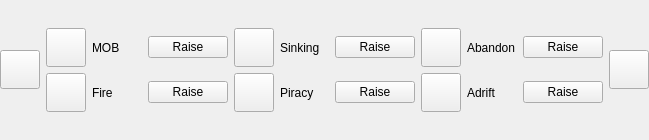
<?xml version="1.0" encoding="UTF-8"?>
<ui version="4.0">
 <class>AlarmsBar</class>
 <widget class="QWidget" name="AlarmsBar">
  <property name="geometry">
   <rect>
    <x>0</x>
    <y>0</y>
    <width>649</width>
    <height>140</height>
   </rect>
  </property>
  <layout class="QVBoxLayout" name="verticalLayout_Autopilot">
   <property name="leftMargin">
    <number>0</number>
   </property>
   <property name="topMargin">
    <number>0</number>
   </property>
   <property name="rightMargin">
    <number>0</number>
   </property>
   <property name="bottomMargin">
    <number>0</number>
   </property>
   <item>
    <layout class="QHBoxLayout" name="horizontalLayout_Autopilot">
     <item>
      <widget class="QToolButton" name="toolButton_Alarms">
       <property name="icon">
        <iconset>
         <normaloff>:/resources/images/bottombar/imagebutton_alarms.png</normaloff>:/resources/images/bottombar/imagebutton_alarms.png</iconset>
       </property>
       <property name="iconSize">
        <size>
         <width>32</width>
         <height>32</height>
        </size>
       </property>
       <property name="toolButtonStyle">
        <enum>Qt::ToolButtonStyle::ToolButtonTextUnderIcon</enum>
       </property>
      </widget>
     </item>
     <item>
      <layout class="QGridLayout" name="gridLayout_Alarms">
       <item row="0" column="2">
        <layout class="QHBoxLayout" name="horizontalLayout_Abandon">
         <item>
          <widget class="QToolButton" name="toolButton_Abandon">
           <property name="icon">
            <iconset>
             <normaloff>:/resources/images/bottombar/alarm_abandon.png</normaloff>:/resources/images/bottombar/alarm_abandon.png</iconset>
           </property>
           <property name="iconSize">
            <size>
             <width>32</width>
             <height>32</height>
            </size>
           </property>
           <property name="toolButtonStyle">
            <enum>Qt::ToolButtonStyle::ToolButtonTextUnderIcon</enum>
           </property>
          </widget>
         </item>
         <item>
          <widget class="QLabel" name="label_Abandon">
           <property name="text">
            <string>Abandon</string>
           </property>
          </widget>
         </item>
         <item>
          <widget class="QPushButton" name="pushButton_Abandon">
           <property name="text">
            <string>Raise</string>
           </property>
          </widget>
         </item>
        </layout>
       </item>
       <item row="0" column="0">
        <layout class="QHBoxLayout" name="horizontalLayout_MOB">
         <item>
          <widget class="QToolButton" name="toolButton_MOB">
           <property name="icon">
            <iconset>
             <normaloff>:/resources/images/bottombar/alarm_mob.png</normaloff>:/resources/images/bottombar/alarm_mob.png</iconset>
           </property>
           <property name="iconSize">
            <size>
             <width>32</width>
             <height>32</height>
            </size>
           </property>
           <property name="toolButtonStyle">
            <enum>Qt::ToolButtonStyle::ToolButtonTextUnderIcon</enum>
           </property>
          </widget>
         </item>
         <item>
          <widget class="QLabel" name="label_MOB">
           <property name="text">
            <string>MOB</string>
           </property>
          </widget>
         </item>
         <item>
          <widget class="QPushButton" name="pushButton_MOB">
           <property name="text">
            <string>Raise</string>
           </property>
          </widget>
         </item>
        </layout>
       </item>
       <item row="0" column="1">
        <layout class="QHBoxLayout" name="horizontalLayout_Sinking">
         <item>
          <widget class="QToolButton" name="toolButton_Sinking">
           <property name="icon">
            <iconset>
             <normaloff>:/resources/images/bottombar/alarm_sinking.png</normaloff>:/resources/images/bottombar/alarm_sinking.png</iconset>
           </property>
           <property name="iconSize">
            <size>
             <width>32</width>
             <height>32</height>
            </size>
           </property>
           <property name="toolButtonStyle">
            <enum>Qt::ToolButtonStyle::ToolButtonTextUnderIcon</enum>
           </property>
          </widget>
         </item>
         <item>
          <widget class="QLabel" name="label_Sinking">
           <property name="text">
            <string>Sinking</string>
           </property>
          </widget>
         </item>
         <item>
          <widget class="QPushButton" name="pushButton_Sinking">
           <property name="text">
            <string>Raise</string>
           </property>
          </widget>
         </item>
        </layout>
       </item>
       <item row="1" column="0">
        <layout class="QHBoxLayout" name="horizontalLayout_Fire">
         <item>
          <widget class="QToolButton" name="toolButton_Fire">
           <property name="icon">
            <iconset>
             <normaloff>:/resources/images/bottombar/alarm_fire.png</normaloff>:/resources/images/bottombar/alarm_fire.png</iconset>
           </property>
           <property name="iconSize">
            <size>
             <width>32</width>
             <height>32</height>
            </size>
           </property>
           <property name="toolButtonStyle">
            <enum>Qt::ToolButtonStyle::ToolButtonTextUnderIcon</enum>
           </property>
          </widget>
         </item>
         <item>
          <widget class="QLabel" name="label_Fire">
           <property name="text">
            <string>Fire</string>
           </property>
          </widget>
         </item>
         <item>
          <widget class="QPushButton" name="pushButton_Fire">
           <property name="text">
            <string>Raise</string>
           </property>
          </widget>
         </item>
        </layout>
       </item>
       <item row="1" column="1">
        <layout class="QHBoxLayout" name="horizontalLayout_Piracy">
         <item>
          <widget class="QToolButton" name="toolButton_Piracy">
           <property name="icon">
            <iconset>
             <normaloff>:/resources/images/bottombar/alarm_piracy.png</normaloff>:/resources/images/bottombar/alarm_piracy.png</iconset>
           </property>
           <property name="iconSize">
            <size>
             <width>32</width>
             <height>32</height>
            </size>
           </property>
           <property name="toolButtonStyle">
            <enum>Qt::ToolButtonStyle::ToolButtonTextUnderIcon</enum>
           </property>
          </widget>
         </item>
         <item>
          <widget class="QLabel" name="label_Piracy">
           <property name="text">
            <string>Piracy</string>
           </property>
          </widget>
         </item>
         <item>
          <widget class="QPushButton" name="pushButton_Piracy">
           <property name="text">
            <string>Raise</string>
           </property>
          </widget>
         </item>
        </layout>
       </item>
       <item row="1" column="2">
        <layout class="QHBoxLayout" name="horizontalLayout_Adrift">
         <item>
          <widget class="QToolButton" name="toolButton_Adrift">
           <property name="icon">
            <iconset>
             <normaloff>:/resources/images/bottombar/alarm_adrift.png</normaloff>:/resources/images/bottombar/alarm_adrift.png</iconset>
           </property>
           <property name="iconSize">
            <size>
             <width>32</width>
             <height>32</height>
            </size>
           </property>
           <property name="toolButtonStyle">
            <enum>Qt::ToolButtonStyle::ToolButtonTextUnderIcon</enum>
           </property>
          </widget>
         </item>
         <item>
          <widget class="QLabel" name="label_Adrift">
           <property name="text">
            <string>Adrift</string>
           </property>
          </widget>
         </item>
         <item>
          <widget class="QPushButton" name="pushButton_Adrift">
           <property name="text">
            <string>Raise</string>
           </property>
          </widget>
         </item>
        </layout>
       </item>
      </layout>
     </item>
     <item>
      <widget class="QToolButton" name="toolButton_Hide">
       <property name="icon">
        <iconset>
         <normaloff>:/resources/images/bottombar/icon_hide.png</normaloff>:/resources/images/bottombar/icon_hide.png</iconset>
       </property>
       <property name="iconSize">
        <size>
         <width>32</width>
         <height>32</height>
        </size>
       </property>
       <property name="toolButtonStyle">
        <enum>Qt::ToolButtonStyle::ToolButtonTextUnderIcon</enum>
       </property>
      </widget>
     </item>
    </layout>
   </item>
  </layout>
 </widget>
 <resources/>
 <connections/>
</ui>
